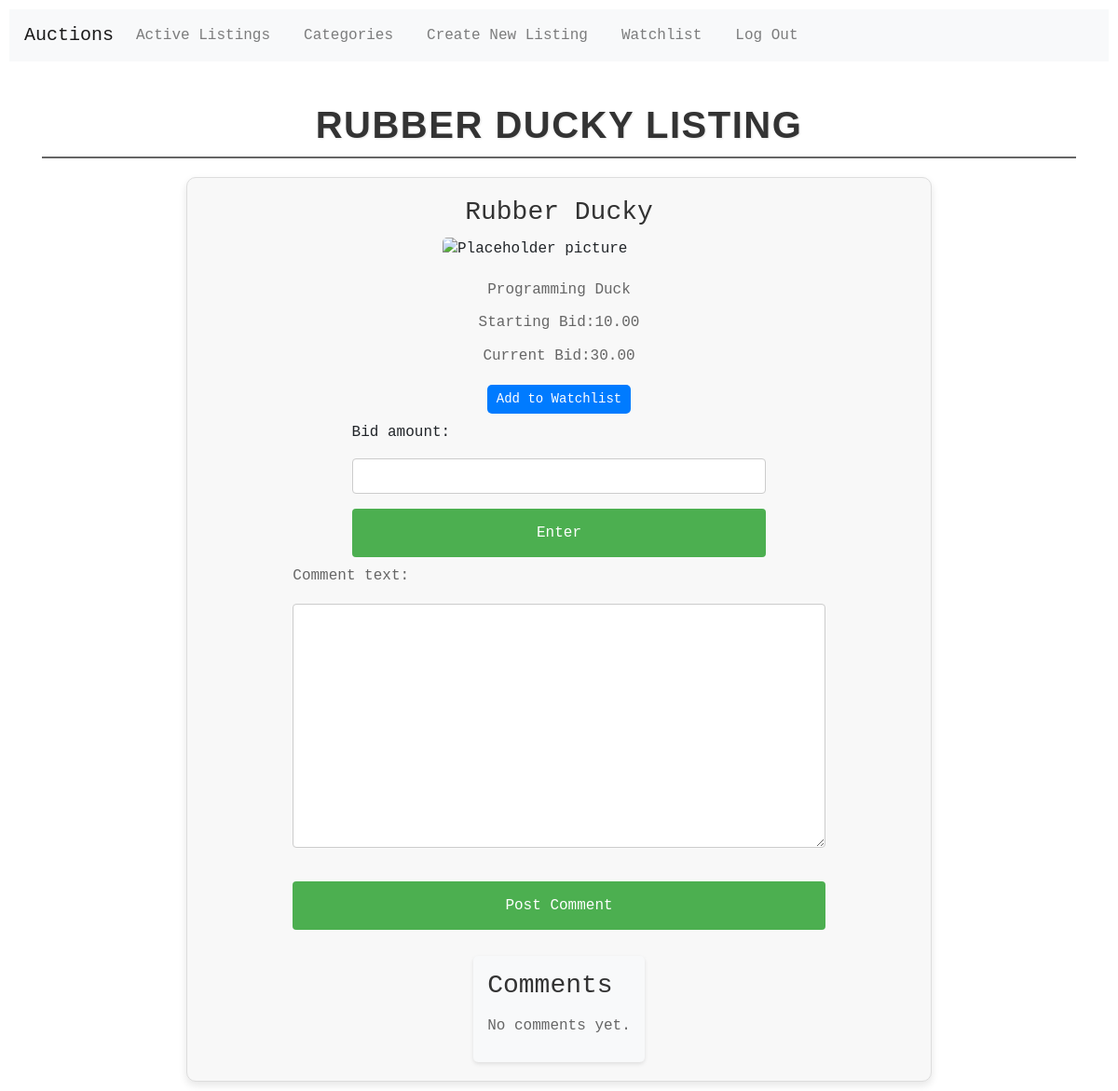
Page /listing_view/2 (signed in) on the earlier database version.
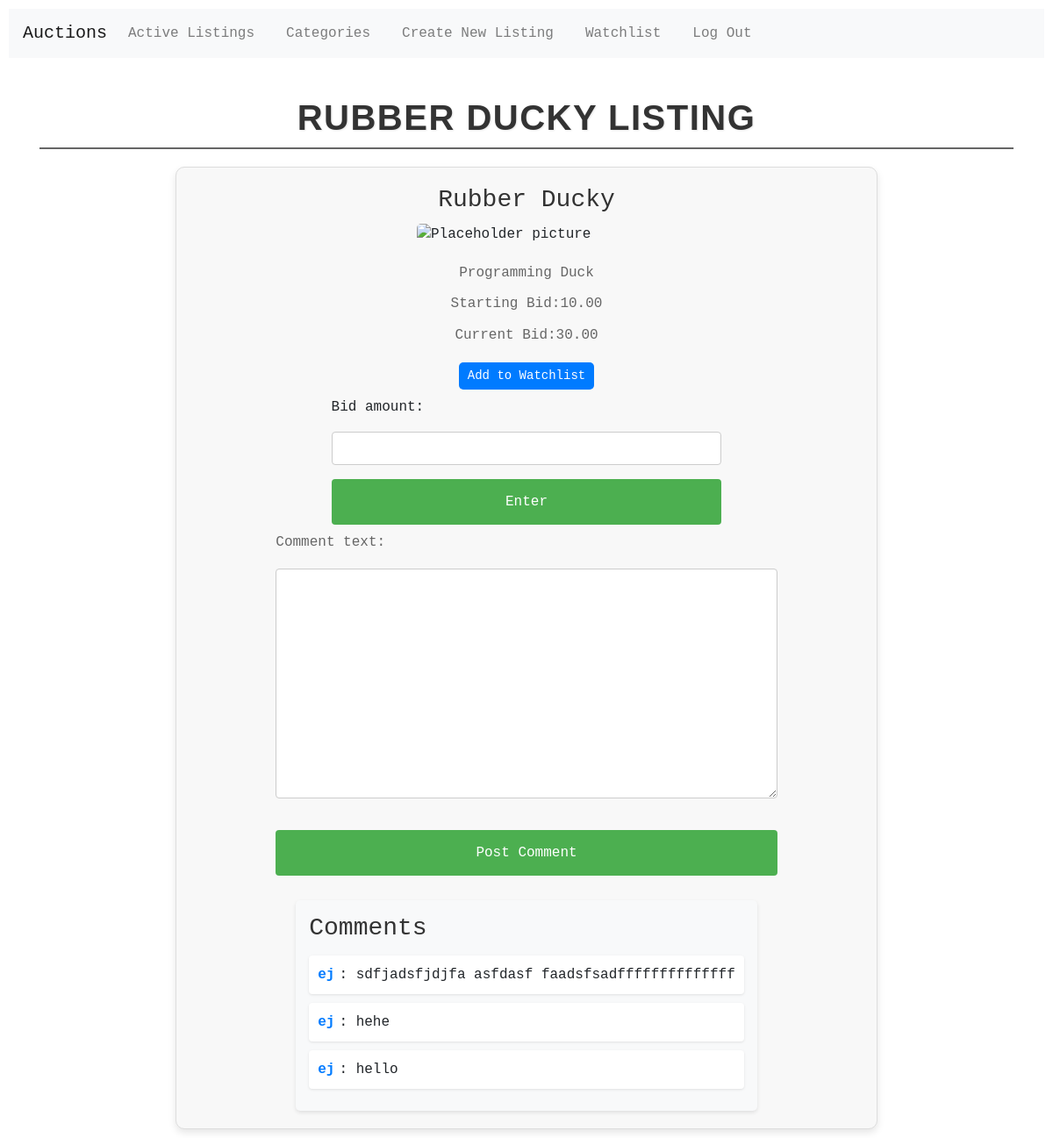
Same page on the later database version.
### auctions/models.py (models this page shows, shortened)
class Comments(models.Model):
    owner = models.ForeignKey(User, on_delete=models.CASCADE, related_name="comments")
    listing = models.ForeignKey(Listing, on_delete=models.CASCADE, related_name="comments")
    comment_text = models.TextField()

class User(AbstractUser):
    watchlist = models.ManyToManyField('Listing', blank=True, related_name="watched_by")

### auctions/views.py (the view)
# urls.py: path("listing_view/<int:pk>", views.listing_view, name='listing_view'),
def listing_view(request, pk):
    listing = get_object_or_404(Listing, pk=pk)
    in_watchlist = False
    if request.user.is_authenticated:
        in_watchlist = listing in request.user.watchlist.all()
    if request.method == "POST" and 'comment_submit' in request.POST:
        comment_form = CreateCommentForm(request.POST)
        if comment_form.is_valid():
            comment_text = comment_form.cleaned_data['comment_text']
            comment = Comments(owner=request.user, listing=listing, comment_text=comment_text)
            comment.save()
            messages.success(request, "Comment added successfully.")
            return HttpResponseRedirect(reverse('listing_view', args=[pk]))
        else:
            messages.error(request, "Error in comment form.")
    else:
        comment_form = CreateCommentForm()
    comments = Comments.objects.filter(listing=listing).order_by('-id')
    return render(request, "auctions/listing_view.html", {
        "listing": listing,
        "bid_form": CreateBidForm(),
        "comment_form": comment_form,
        "in_watchlist": in_watchlist,
        "comments": comments
    })

### auctions/views.py
class CreateBidForm(forms.Form):
    bid_amount = forms.DecimalField(max_digits=10, decimal_places=2, widget=forms.NumberInput(attrs={'class': 'form-control'}))

class CreateCommentForm(forms.Form):
    comment_text = forms.CharField(widget=forms.Textarea(attrs={'class': 'form-control'}))

### auctions/templates/auctions/listing_view.html (shortened to what this page needs)
{% extends "auctions/layout.html" %}
{% block body %}
    <h2 class="page-heading">{{listing.title}} Listing</h2>
    <div class="listing-content">
        <h3>{{listing.title}}</h3>
        {% if listing.image_url %}
        <img src="{{ listing.image_url }}" alt="Image for the listing">
        {% else %}
        <img src="https://www.generationsforpeace.org/wp-content/uploads/2018/03/empty-300x240.jpg" alt="Placeholder picture">
        {% endif %}
        <p>{{listing.description}}</p>
        <p>Starting Bid:{{listing.start_bid}}</p>
        <p>Current Bid:{{listing.current_bid}}</p>
        {% if user.is_authenticated %}
            <div class="watchlist-button">
                <form action="{% url 'toggle_watchlist' listing.id %}" method="post">
                    {% if in_watchlist %}
                        <input type="submit" class="watchlist-btn" value="Remove from Watchlist">
                    {% else %}
                        <input type="submit" class="watchlist-btn" value="Add to Watchlist">
                    {% endif %}
                </form>
            </div>
            <div class="bid-form">
                <form action="{% url 'submit_bid' listing.id %}" method="post">
                    {{ bid_form }}
                    <input class="btn btn-primary" type="submit" value="Enter">
                </form>
            </div>
            {% if user.is_authenticated %}
                <div class="comment-form">
                    <form action="{% url 'listing_view' listing.id %}" method="post">
                        {{ comment_form.as_p }}
                        <input type="submit" name="comment_submit" class="btn btn-primary" value="Post Comment">
                    </form>
                </div>
            {% endif %}
            <div class="comments-section">
                <h3>Comments</h3>
                {% for comment in comments %}
                    <div class="comment">
                        <strong>{{ comment.owner.username }}</strong>: {{ comment.comment_text }}
                    </div>
                {% empty %}
                    <p>No comments yet.</p>
                {% endfor %}
            </div>
        {% endif %}
    </div>
{% endblock %}

Differences in the rows shown:
added Comments: owner.username "ej", comment_text "sdfjadsfjdjfa asfdasf faadsfsadffffffffffffff"
added Comments: owner.username "ej", comment_text "hehe"
added Comments: owner.username "ej", comment_text "hello"
Other differences:
text no longer shown: "No comments yet."
